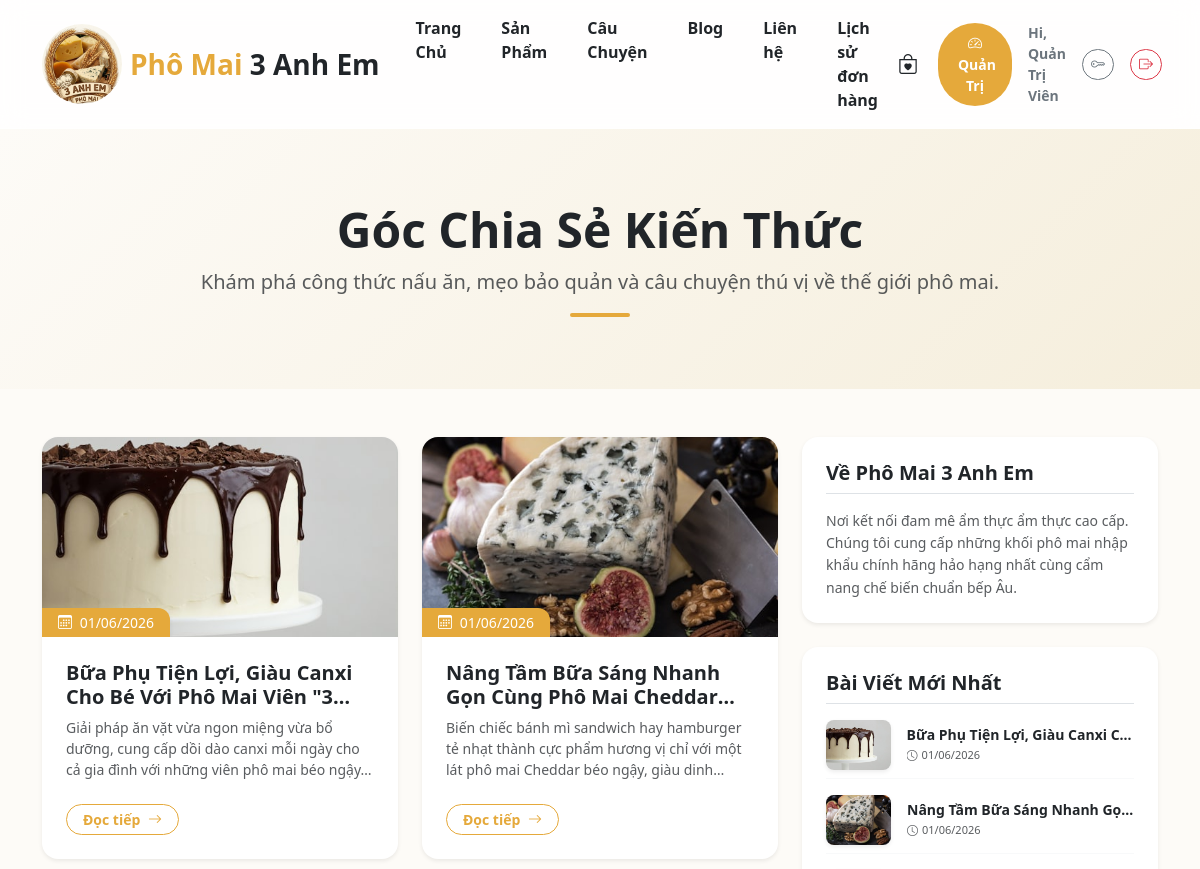
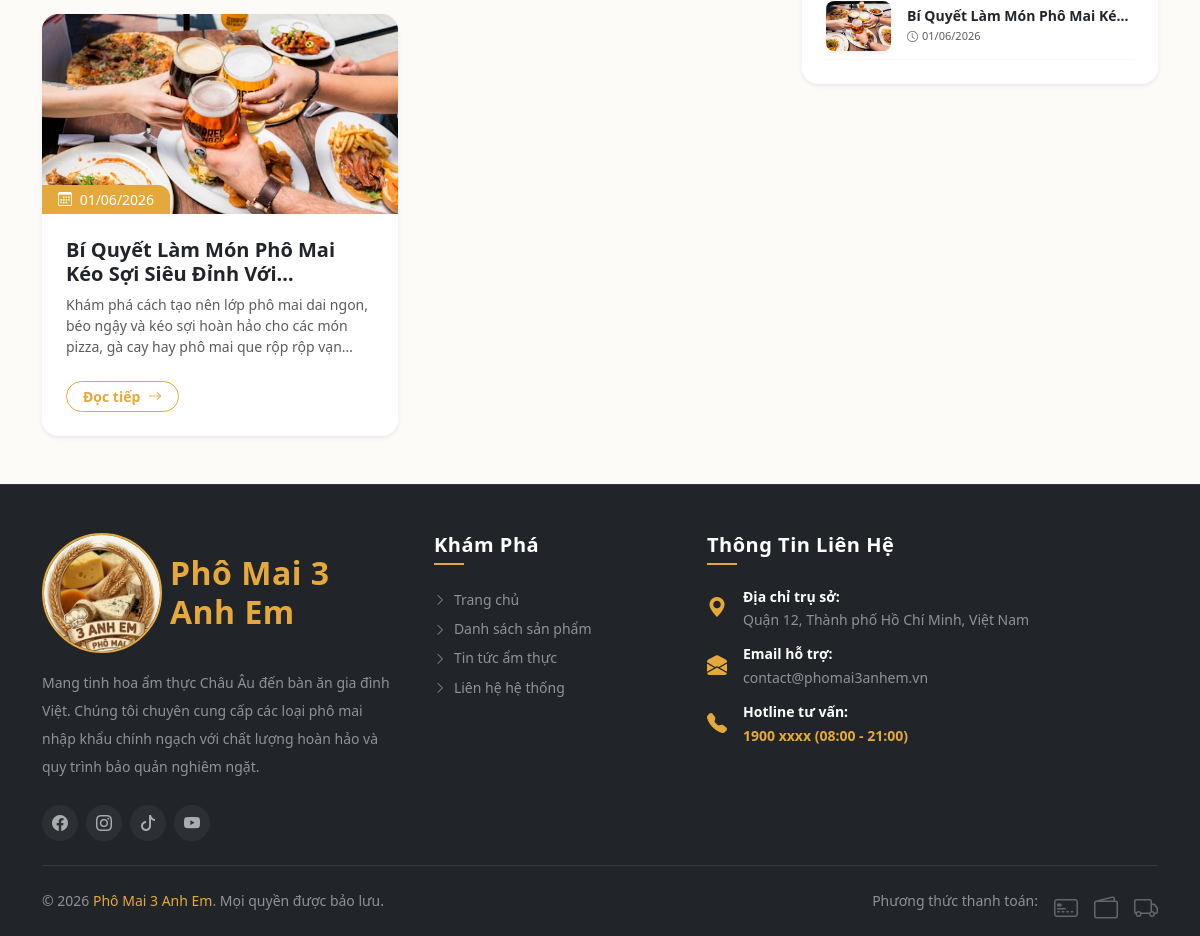
/phomai3anhem/Blog.php (signed in), run on the app's committed database (2 pictures, top to bottom).
### tables this page shows
CREATE TABLE `posts` (
  `id` int(11) NOT NULL,
  `title` varchar(255) NOT NULL,
  `slug` varchar(255) NOT NULL,
  `image` varchar(255) DEFAULT 'default-post.jpg',
  `summary` varchar(500) DEFAULT NULL,
  `content` text NOT NULL,
  `is_featured` tinyint(1) NOT NULL DEFAULT 0,
  `created_at` timestamp NOT NULL DEFAULT current_timestamp()
);

### phomai3anhem/Blog.php (the view, shortened to what this page needs)
<?php
include_once 'config/db.php';
include_once 'includes/header.php';
$stmt_all = $pdo->query("SELECT * FROM posts ORDER BY id DESC");
$posts = $stmt_all->fetchAll();
$stmt_recent = $pdo->query("SELECT * FROM posts ORDER BY id DESC LIMIT 3");
$recent_posts = $stmt_recent->fetchAll();
?>
<div class="blog-banner py-5 mb-5 bg-light position-relative overflow-hidden" style="background: linear-gradient(135deg, #fdfbf7 0%, #f5eedc 100%);">
    <div class="container py-4 text-center" data-aos="fade-down">
        <h1 class="fw-bold text-dark display-5 mb-2">Góc Chia Sẻ Kiến Thức</h1>
        <p class="text-muted lead mb-0">Khám phá công thức nấu ăn, mẹo bảo quản và câu chuyện thú vị về thế giới phô mai.</p>
        <div class="mx-auto mt-3 bg-gold rounded-pill" style="width: 60px; height: 4px;"></div>
    </div>
</div>
<div class="container mb-5">
    <div class="row g-4">
        <div class="col-lg-8">
            <div class="row g-4">
                <?php if (count($posts) > 0): ?>
                    <?php foreach ($posts as $post): ?>
                        <div class="col-md-6 col-12" data-aos="fade-up">
                            <div class="card h-100 border-0 shadow-sm rounded-4 overflow-hidden blog-card bg-white">
                                <div class="position-relative overflow-hidden" style="height: 200px;">
                                    <img src="assets/img/<?= !empty($post['image']) ? $post['image'] : 'default-post.jpg'; ?>"
                                         class="w-100 h-100 object-fit-cover blog-img"
                                         alt="<?= htmlspecialchars($post['title']); ?>">
                                    <span class="position-absolute bottom-0 start-0 bg-gold text-white px-3 py-1 small rounded-tr-4 font-semibold shadow-sm">
                                        <i class="bi bi-calendar3 me-1"></i> <?= date('d/m/Y', strtotime($post['created_at'])); ?>
                                    </span>
                                </div>
                                <div class="card-body p-4 d-flex flex-column">
                                    <h5 class="fw-bold text-dark mb-2 line-clamp-2 hover-gold-text">
                                        <a href="blog-detail.php?slug=<?= $post['slug']; ?>" class="text-decoration-none text-dark">
                                            <?= htmlspecialchars($post['title']); ?>
                                        </a>
                                    </h5>
                                    <p class="text-muted small mb-4 flex-grow-1 line-clamp-3">
                                        <?= htmlspecialchars($post['summary'] ?? 'Bấm xem chi tiết để khám phá những kiến thức bổ ích về món ăn này...'); ?>
                                    </p>
                                    <div class="mt-auto">
                                        <a href="blog-detail.php?slug=<?= $post['slug']; ?>" class="btn btn-sm btn-outline-gold rounded-pill px-3 fw-bold small transition-all">
                                            Đọc tiếp <i class="bi bi-arrow-right ms-1"></i>
                                        </a>
                                    </div>
                                </div>
                            </div>
                        </div>
                    <?php endforeach; ?>
                <?php endif; ?>
            </div>
        </div>
        <div class="col-lg-4">
            <div class="card border-0 shadow-sm rounded-4 p-4 mb-4 bg-white" data-aos="fade-left">
                <h5 class="fw-bold text-dark border-bottom pb-2 mb-3">Về Phô Mai 3 Anh Em</h5>
                <p class="text-muted small mb-0" style="line-height: 1.6;">
                    Nơi kết nối đam mê ẩm thực ẩm thực cao cấp. Chúng tôi cung cấp những khối phô mai nhập khẩu chính hãng hảo hạng nhất cùng cẩm nang chế biến chuẩn bếp Âu.
                </p>
            </div>
            <div class="card border-0 shadow-sm rounded-4 p-4 bg-white position-sticky" style="top: 90px;" data-aos="fade-left" data-aos-delay="100">
                <h5 class="fw-bold text-dark border-bottom pb-2 mb-3">Bài Viết Mới Nhất</h5>
                <div class="d-flex flex-column gap-3">
                    <?php if (count($recent_posts) > 0): ?>
                        <?php foreach ($recent_posts as $r_post): ?>
                            <div class="d-flex align-items-center gap-3 pb-2 border-bottom border-light">
                                <img src="assets/img/<?= !empty($r_post['image']) ? $r_post['image'] : 'default-post.jpg'; ?>"
                                     class="rounded-3 object-fit-cover shadow-sm" style="width: 65px; height: 50px;" alt="">
                                <div class="overflow-hidden">
                                    <h6 class="text-dark small fw-bold mb-1 text-truncate">
                                        <a href="blog-detail.php?slug=<?= $r_post['slug']; ?>" class="text-decoration-none text-dark hover-gold-text">
                                            <?= htmlspecialchars($r_post['title']); ?>
                                        </a>
                                    </h6>
                                    <small class="text-muted d-block" style="font-size: 11px;">
                                        <i class="bi bi-clock me-1"></i><?= date('d/m/Y', strtotime($r_post['created_at'])); ?>
                                    </small>
                                </div>
                            </div>
                        <?php endforeach; ?>
                    <?php else: ?>
                        <small class="text-muted">Chưa có bài viết mới cập nhật.</small>
                    <?php endif; ?>
                </div>
            </div>
        </div>
    </div>
</div>
<?php include_once 'includes/footer.php'; ?>

### phomai3anhem/includes/header.php (style rules this page uses)
:root { --primary-gold: #E5A93B; --bg-cream: #FDFBF7; --text-charcoal: #2C2C2C; --glass-bg: rgba(255, 255, 255, 0.8); --glass-border: rgba(255, 255, 255, 0.4); --glass-blur: blur(12px); }
body { background-color: var(--bg-cream); color: var(--text-charcoal); font-family: 'Segoe UI', Tahoma, Geneva, Verdana, sans-serif; overflow-x: hidden; }

### phomai3anhem/Blog.php (style rules this page uses)
:root { --gold-color: #E5A93B; --gold-hover: #C98F2A; }
.bg-gold { background-color: var(--gold-color) !important; }
.btn-outline-gold { color: var(--gold-color); border-color: var(--gold-color); }
.blog-card { transition: all 0.3s cubic-bezier(0.25, 0.8, 0.25, 1); }
.blog-img { transition: transform 0.5s ease; }
.rounded-tr-4 { border-top-right-radius: 12px !important; }
.line-clamp-2 { display: -webkit-box; -webkit-line-clamp: 2; -webkit-box-orient: vertical; overflow: hidden; }
.line-clamp-3 { display: -webkit-box; -webkit-line-clamp: 3; -webkit-box-orient: vertical; overflow: hidden; }

### data on the page
posts: image (picture), created_at "01/06/2026", title "Bữa Phụ Tiện Lợi, Giàu Canxi Cho Bé Với Phô Mai Viên…", summary "Giải pháp ăn vặt vừa ngon miệng vừa bổ dưỡng, cung cấp dồi dào canxi mỗi ngày cho cả gia đình với những viên phô mai béo…", title "Bữa Phụ Tiện Lợi, Giàu Canxi C…"
posts: image (picture), created_at "01/06/2026", title "Nâng Tầm Bữa Sáng Nhanh Gọn Cùng Phô Mai…", summary "Biến chiếc bánh mì sandwich hay hamburger tẻ nhạt thành cực phẩm hương vị chỉ với một lát phô mai Cheddar béo ngậy, giàu…", title "Nâng Tầm Bữa Sáng Nhanh Gọ…"
posts: image (picture), created_at "01/06/2026", title "Bí Quyết Làm Món Phô Mai Kéo Sợi Siêu Đỉnh…", summary "Khám phá cách tạo nên lớp phô mai dai ngon, béo ngậy và kéo sợi hoàn hảo cho các món pizza, gà cay hay phô mai que rộp rộp…", title "Bí Quyết Làm Món Phô Mai Ké…"

### other printed values
$_SESSION['user_name'] "Quản Trị Viên"
